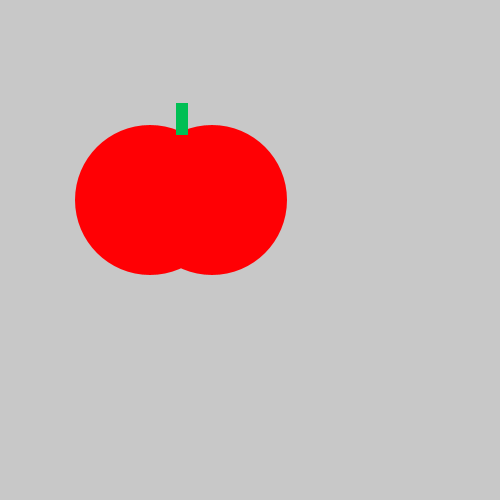
Frame 1 (no input)
Frame 60 (the mouse pressed at the canvas centre just before this capture): identical to frame 1, image omitted
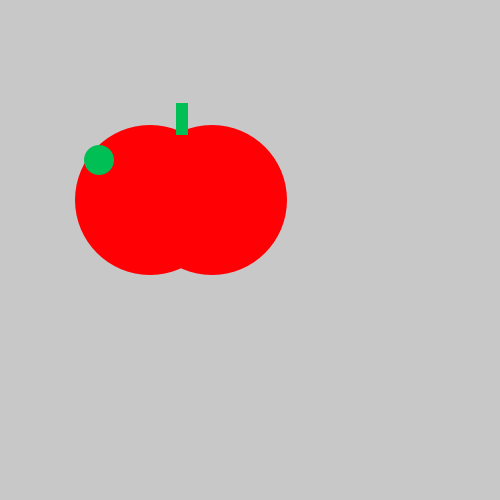
Frame 120 (the mouse held since frame 60 and released just before this capture)

The Processing sketch that drew these frames (run headless with seeded random() and noise(); from frame 60 on, the mouse is pressed at the canvas centre):

// Processing sketch: tasty_tomato
// ── tasty_tomato.pde
void setup() {
    size(500, 500);
}
void draw() {
    background(200, 200, 200);
    noStroke();
    fill(#FF0004);
    ellipse(150, 200, 150, 150);
    ellipse(212, 200, 150, 150); 
    fill(#00BF54);
    rect(176, 103, 12, 32); 
  
  
  
  
  
  
  if (mousePressed){ 
    ellipse(99,160,30,30);
  }
  
  
  
  
  
  
} 
